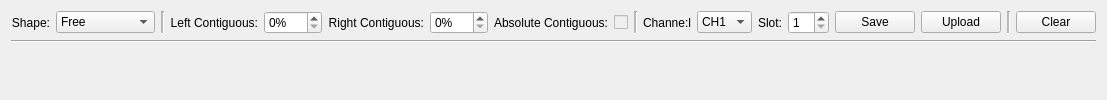
      <widget class="QWidget" name="TAB_WAVE_EDITOR">
       <attribute name="title">
        <string>Wave Editor</string>
       </attribute>
       <layout class="QGridLayout" name="gridLayout_2">
        <item row="0" column="1">
         <layout class="QVBoxLayout" name="verticalLayout_2">
          <item>
           <layout class="QHBoxLayout" name="horizontalLayout">
            <item>
             <widget class="QLabel" name="label_18">
              <property name="locale">
               <locale language="English" country="UnitedStates"/>
              </property>
              <property name="text">
               <string>Shape:</string>
              </property>
              <property name="alignment">
               <set>Qt::AlignmentFlag::AlignRight|Qt::AlignmentFlag::AlignTrailing|Qt::AlignmentFlag::AlignVCenter</set>
              </property>
             </widget>
            </item>
            <item>
             <widget class="QComboBox" name="WAVE_EDITOR_SHAPE">
              <property name="locale">
               <locale language="English" country="UnitedStates"/>
              </property>
              <item>
               <property name="text">
                <string>Free</string>
               </property>
              </item>
              <item>
               <property name="text">
                <string>Rectangle</string>
               </property>
              </item>
              <item>
               <property name="text">
                <string>Triangle</string>
               </property>
              </item>
              <item>
               <property name="text">
                <string>Arch</string>
               </property>
              </item>
              <item>
               <property name="text">
                <string>Inflexed Arch</string>
               </property>
              </item>
              <item>
               <property name="text">
                <string>Ogee</string>
               </property>
              </item>
             </widget>
            </item>
            <item>
             <widget class="Line" name="line_2">
              <property name="lineWidth">
               <number>1</number>
              </property>
              <property name="midLineWidth">
               <number>2</number>
              </property>
              <property name="orientation">
               <enum>Qt::Orientation::Vertical</enum>
              </property>
             </widget>
            </item>
            <item>
             <widget class="QLabel" name="label_19">
              <property name="locale">
               <locale language="English" country="UnitedStates"/>
              </property>
              <property name="text">
               <string>Left Contiguous:</string>
              </property>
              <property name="alignment">
               <set>Qt::AlignmentFlag::AlignRight|Qt::AlignmentFlag::AlignTrailing|Qt::AlignmentFlag::AlignVCenter</set>
              </property>
             </widget>
            </item>
            <item>
             <widget class="QSpinBox" name="WAVE_EDITOR_LEFT_CONTIGUOUS">
              <property name="locale">
               <locale language="English" country="UnitedStates"/>
              </property>
              <property name="suffix">
               <string>%</string>
              </property>
              <property name="maximum">
               <number>100</number>
              </property>
              <property name="value">
               <number>0</number>
              </property>
             </widget>
            </item>
            <item>
             <widget class="QLabel" name="label_20">
              <property name="locale">
               <locale language="English" country="UnitedStates"/>
              </property>
              <property name="text">
               <string>Right Contiguous:</string>
              </property>
              <property name="alignment">
               <set>Qt::AlignmentFlag::AlignRight|Qt::AlignmentFlag::AlignTrailing|Qt::AlignmentFlag::AlignVCenter</set>
              </property>
             </widget>
            </item>
            <item>
             <widget class="QSpinBox" name="WAVE_EDITOR_RIGHT_CONTIGUOUS">
              <property name="locale">
               <locale language="English" country="UnitedStates"/>
              </property>
              <property name="suffix">
               <string>%</string>
              </property>
              <property name="maximum">
               <number>100</number>
              </property>
              <property name="value">
               <number>0</number>
              </property>
             </widget>
            </item>
            <item>
             <widget class="QLabel" name="label_21">
              <property name="locale">
               <locale language="English" country="UnitedStates"/>
              </property>
              <property name="text">
               <string>Absolute Contiguous:</string>
              </property>
              <property name="alignment">
               <set>Qt::AlignmentFlag::AlignRight|Qt::AlignmentFlag::AlignTrailing|Qt::AlignmentFlag::AlignVCenter</set>
              </property>
             </widget>
            </item>
            <item>
             <widget class="QCheckBox" name="WAVE_EDITOR_ABSOLUTE_CONTIGUOS">
              <property name="enabled">
               <bool>false</bool>
              </property>
              <property name="locale">
               <locale language="English" country="UnitedStates"/>
              </property>
              <property name="text">
               <string/>
              </property>
              <property name="checked">
               <bool>false</bool>
              </property>
             </widget>
            </item>
            <item>
             <widget class="Line" name="line_3">
              <property name="lineWidth">
               <number>1</number>
              </property>
              <property name="midLineWidth">
               <number>2</number>
              </property>
              <property name="orientation">
               <enum>Qt::Orientation::Vertical</enum>
              </property>
             </widget>
            </item>
            <item>
             <widget class="QLabel" name="label_23">
              <property name="text">
               <string>Channe:l</string>
              </property>
              <property name="alignment">
               <set>Qt::AlignmentFlag::AlignRight|Qt::AlignmentFlag::AlignTrailing|Qt::AlignmentFlag::AlignVCenter</set>
              </property>
             </widget>
            </item>
            <item>
             <widget class="QComboBox" name="WVAE_EDITOR_CHANNEL">
              <item>
               <property name="text">
                <string>CH1</string>
               </property>
              </item>
              <item>
               <property name="text">
                <string>CH2</string>
               </property>
              </item>
             </widget>
            </item>
            <item>
             <widget class="QLabel" name="label_24">
              <property name="text">
               <string>Slot:</string>
              </property>
              <property name="alignment">
               <set>Qt::AlignmentFlag::AlignRight|Qt::AlignmentFlag::AlignTrailing|Qt::AlignmentFlag::AlignVCenter</set>
              </property>
             </widget>
            </item>
            <item>
             <widget class="QSpinBox" name="WAVE_EDITOR_SLOT">
              <property name="minimum">
               <number>1</number>
              </property>
              <property name="maximum">
               <number>64</number>
              </property>
              <property name="value">
               <number>1</number>
              </property>
             </widget>
            </item>
            <item>
             <widget class="QPushButton" name="WAVE_EDITOR_SAVE">
              <property name="text">
               <string>Save</string>
              </property>
             </widget>
            </item>
            <item>
             <widget class="QPushButton" name="WAVE_EDITOR_UPLOAD">
              <property name="text">
               <string>Upload</string>
              </property>
             </widget>
            </item>
            <item>
             <widget class="Line" name="line_8">
              <property name="lineWidth">
               <number>1</number>
              </property>
              <property name="midLineWidth">
               <number>2</number>
              </property>
              <property name="orientation">
               <enum>Qt::Orientation::Vertical</enum>
              </property>
             </widget>
            </item>
            <item>
             <widget class="QPushButton" name="WAVE_EDITOR_CLEAR">
              <property name="locale">
               <locale language="English" country="UnitedStates"/>
              </property>
              <property name="text">
               <string>Clear</string>
              </property>
             </widget>
            </item>
           </layout>
          </item>
          <item>
           <widget class="Line" name="line_4">
            <property name="orientation">
             <enum>Qt::Orientation::Horizontal</enum>
            </property>
           </widget>
          </item>
          <item>
           <widget class="WaveFormEditor" name="WAVE_EDITOR" native="true">
            <property name="mouseTracking">
             <bool>true</bool>
            </property>
           </widget>
          </item>
         </layout>
        </item>
       </layout>
      </widget>
